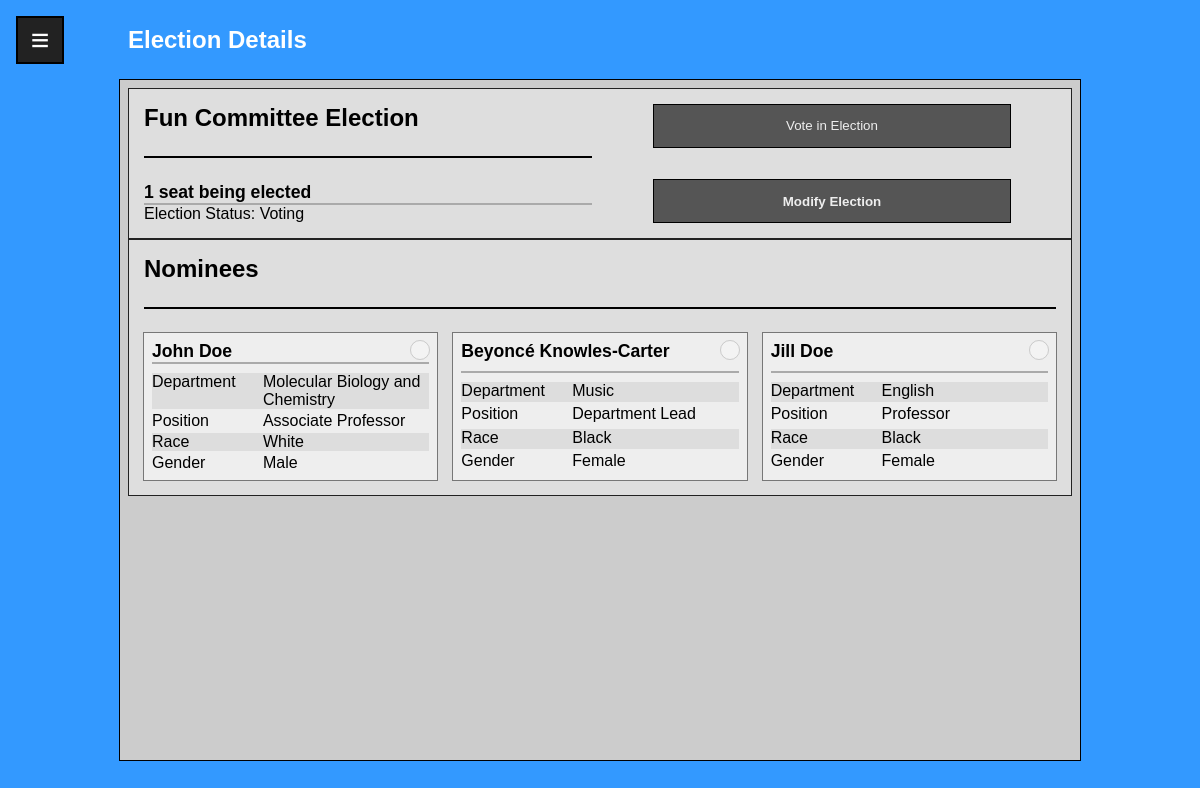
The app's page /election_details_admin.php?election=2 (signed in) with its own data.
### tables this page shows
CREATE TABLE IF NOT EXISTS `Committee` (
  `Committee_ID` INT NOT NULL AUTO_INCREMENT,
  `Name` VARCHAR(45) NOT NULL,
  `Description` VARCHAR(100) NOT NULL,
  PRIMARY KEY (`Committee_ID`));

CREATE TABLE IF NOT EXISTS `Election` (
  `Election_ID` INT NOT NULL AUTO_INCREMENT,
  `Committee_Committee_ID` INT NOT NULL,
  `Status` VARCHAR(45) NOT NULL,
  `Number_Seats` INT NOT NULL,
  PRIMARY KEY (`Election_ID`),
  INDEX `fk_Election_Committee1_idx` (`Committee_Committee_ID` ASC),
  CONSTRAINT `fk_Election_Committee1`
    FOREIGN KEY (`Committee_Committee_ID`)
    REFERENCES `Committee` (`Committee_ID`)
    ON DELETE NO ACTION
    ON UPDATE NO ACTION);

CREATE TABLE IF NOT EXISTS `Nomination` (
  `Election_Election_ID` INT NOT NULL,
  `Nominator_CNU_ID` INT NOT NULL,
  `Nominee_CNU_ID` INT NOT NULL,
  PRIMARY KEY (`Election_Election_ID`, `Nominator_CNU_ID`, `Nominee_CNU_ID`),
  INDEX `fk_Nomination_Election1_idx` (`Election_Election_ID` ASC),
  INDEX `fk_Nomination_User1_idx` (`Nominator_CNU_ID` ASC),
  INDEX `fk_Nomination_User2_idx` (`Nominee_CNU_ID` ASC),
  CONSTRAINT `fk_Nomination_Election1`
    FOREIGN KEY (`Election_Election_ID`)
    REFERENCES `Election` (`Election_ID`)
    ON DELETE NO ACTION
    ON UPDATE NO ACTION,
  CONSTRAINT `fk_Nomination_User1`
    FOREIGN KEY (`Nominator_CNU_ID`)
    REFERENCES `User` (`CNU_ID`)
    ON DELETE NO ACTION
    ON UPDATE NO ACTION,
  CONSTRAINT `fk_Nomination_User2`
    FOREIGN KEY (`Nominee_CNU_ID`)
    REFERENCES `User` (`CNU_ID`)
    ON DELETE NO ACTION
    ON UPDATE NO ACTION);

CREATE TABLE IF NOT EXISTS `User` (
  `CNU_ID` INT NOT NULL AUTO_INCREMENT,
  `Password` VARCHAR(24) NOT NULL,
  `Fname` VARCHAR(45) NOT NULL,
  `Lname` VARCHAR(45) NOT NULL,
  `Email` VARCHAR(72) NOT NULL,
  `Department` VARCHAR(45),
  `Position` VARCHAR(45),
  `Birthday` DATE NOT NULL,
  `Hiring_Year` YEAR(4) NOT NULL,
  `Gender` VARCHAR(45) NOT NULL,
  `Race` VARCHAR(45) NOT NULL,
  `Permissions` VARCHAR(45) NOT NULL DEFAULT 'User',
  `Photo` Blob,
  `Archival_Date` DATE DEFAULT NULL,
  PRIMARY KEY (`CNU_ID`));

### databaseconnect.php (called while the page is built, shortened)
<?php
$SRVR = "localhost:3308";
$USER = "root";
$PASS = "root";
$TABL = "mydb";
$conn = new mysqli($SRVR, $USER, $PASS, $TABL);
function query_user(int $user_id)
{
    global $conn;
    $user_sql = "SELECT * FROM `User` WHERE CNU_ID='$user_id'";
    $user = $conn->query($user_sql)->fetch_assoc();
    return $user;
}

### election_details_admin.php (the view, shortened to what this page needs)
<!DOCTYPE html>
<html lang="en" dir="ltr">
<head>
  <link rel="stylesheet" href="css/profile.css" type="text/css">
  <?php
      include 'databaseconnect.php';
      include 'election_functions.php';
      $entered_id = $_GET['election'];
      query_election($entered_id);
      $committee_sql = "SELECT * FROM `Committee` WHERE Committee_ID='$committee_id'";
      $committee = $conn->query($committee_sql)->fetch_assoc();
    ?>
</head>
<body>
<?php include 'hamburger_menu.php'; ?>
  <div class="wrapper">
    <header>
      <h2>Election Details</h2>
    </header>
    <div class="body">
      <div class="column">
        <span class='major heading'><?php echo $committee['Name']; ?> Election</span>
        <hr>
        <div class="block">
          <div class="heading sub"><?php echo $num_seats." seat".($num_seats==1?'':'s'); ?> being elected</div>
          <div> Election Status: <?php echo $status; ?></div>
        </div>
      </div>
      <div class="column">
        <?php
            switch ($status) {
              case 'Voting':
                echo "<form action='election_vote_user.php' method='get'><button name='election' value='$election_id'>Vote in Election</button></form>";
                echo "<form action='election_modify.php' method='get'><button name='election' value='$election_id'><b>Modify Election</b></button></form>";
                break;
            }
          ?>
      </div>
    </div>
    <div class="body">
      <div class="column">
        <span class="major heading">Nominees</span>
        <hr>
        <div class="tiles">
          <?php
            if ($status != "Complete") {
              print_nominees();
            } else {
              print_vote_results($conn, $election_id);
            }
          ?>
        </div>
      </div>
    </div>
  </div>
</body>
</html>

### election_functions.php (shortened to what this page needs)
<?php
function query_election(int $entered_id) {
    global $conn;
    global $election_id;
    global $committee_id;
    global $status;
    global $num_seats;
    $election_sql = "SELECT * FROM `Election` WHERE Election_ID=?";
    $election = $conn->prepare($election_sql);
    $election->bind_param('i', $entered_id);
    $election->execute();
    $election->bind_result($election_id, $committee_id, $status, $num_seats);
    return $num_seats;
}
function query_election_nominees(int $election_id) {
    global $conn;
    $noms_sql = "SELECT * FROM `Nomination` WHERE Election_Election_ID = $election_id";
    $noms = $conn->query($noms_sql);
}
function query_election_votes(int $election_id) {
    global $conn;
    $votes_sql = "SELECT * FROM `Vote` WHERE Election_Election_ID = '$election_id'";
    $votes = $conn->query($votes_sql);
    $previous = NULL;
    return $votes;
}
function print_nominees()
{
    global $election_id;
    global $status;
    global $noms;
    global $previous;
    query_election_nominees($election_id);
    if ($noms->num_rows < 1) {
        echo "<div class='center'>No nominations have been submitted for this election.</div>";
    } else {
        while ($row = $noms->fetch_assoc()) {
            $nominee_id = $row['Nominee_CNU_ID'];
            $user = query_user($nominee_id);
            $user_name = $user['Fname']." ".$user['Lname'];
            $user_info = array(
                        'Department'=>$user['Department'],
                        'Position'=>$user['Position'],
                        'Race'=>$user['Race'],
                        'Gender'=>$user['Gender']);
            $checked = $nominee_id == $previous;
            echo "<div class='tile".($checked?" voted":"")."'>";
            if ($status=='Voting') {
                echo "<input type='radio' disabled='disabled' ".($checked?'checked':'').">";
            }
            echo "<span class='heading sub'>$user_name</span>";
            echo "<div class='list ruled'>";
            foreach ($user_info as $label => $detail) {
                echo "<div>$label</div> <div>$detail</div>";
            }
            echo "</div></div>";
        }
    }
}
?>

### css/profile.css (style rules this page uses)
.body { outline-offset: -1px; padding: 1em; display: flex; flex-flow: row wrap; justify-content: space-around; gap: 1em; }
.body hr { grid-column: 1 / -1; border: 1px solid #000000; height: 0; width: 100%; }
.body .column { min-width: 300px; display: flex; flex-flow: column nowrap; justify-content: space-between; flex: 1; gap: 1em; }
.tiles { width: 100%; display: grid; grid-template-columns: repeat(auto-fit, minmax(250px, 1fr)); grid-auto-rows: minmax(min-content, 1fr); grid-gap: 1em; justify-content: center; }
.tiles .tile { position: relative; display: grid; grid-auto-columns: auto; flex-flow: column nowrap; padding: 0.5em; }
.tile input { padding: 0.5em; }
.tile input[type=radio]:disabled { position: absolute; right: 0.3em; top: 0.3em; width: 1.5em; height: 1.5em; cursor: not-allowed; }
.block .heading { grid-column: 1 / -1; }
.tile .heading { margin-bottom: 0.5em; }
.body form { position: relative; display: flex; height: inherit; align-content: center; justify-content: center; }
.body form button { width: 80%; padding: 1em; }
.list { height: 100%; display: grid; grid-row-gap: 0.2em; grid-template-columns: 2fr 3fr; align-items: center; }
.list div { height: 100%; }
.ruled div:nth-child(4n+1), .ruled div:nth-child(4n-2) { background-color: #DDDDDD; }
.body { outline: 1px solid #222222; background-color: #DEDEDE; }
.tile { outline: 1px solid #777777; background-color: #EEEEEE; }
.heading.sub { border-bottom: 2px solid #AAAAAA; }

### css/common.css (style rules this page uses)
* { box-sizing: border-box; }
body { margin: 0; padding: 0; height: 100vh; display: flex; flex-flow: column nowrap; position: relative; font-family: Arial, Helvetica, sans-serif; background-color: #3399FF; }
.wrapper { width: 80%; height: 85vh; position: absolute; top: 10%; right: 10%; left: 10%; display: flex; flex-flow: column nowrap; overflow: scroll; padding: 0.5em; outline: 1px solid #000000; }
header { width: auto; height: 10%; color: #FFFFFF; position: fixed; top: 0; display: flex; align-items: center; border-bottom: 1px solid black; z-index: 999; }
header * { padding: 0; margin: 0; }
.heading { font-weight: bold; padding: 0; }
.heading.sub { font-size: 1.1em; }
.heading.major { font-size: 1.5em; }
.wrapper { background-color: #CCCCCC; }
.wrapper button, .wrapper input[type=submit] { cursor: pointer; color: #EEEEEE; background-color: #555555; border: 1px solid #000000; }

### records on screen
committee: Name "Fun Committee"
election: Number_Seats "1", Status "Voting"
nomination: Nominee_CNU_ID.Lname "John Doe", label "Department", Nominee_CNU_ID.Department "Molecular Biology and Chemistry", label "Position", Nominee_CNU_ID.Position "Associate Professor", label "Race", Nominee_CNU_ID.Race "White", label "Gender", Nominee_CNU_ID.Gender "Male"
nomination: Nominee_CNU_ID.Lname "Beyoncé Knowles-Carter", label "Department", Nominee_CNU_ID.Department "Music", label "Position", Nominee_CNU_ID.Position "Department Lead", label "Race", Nominee_CNU_ID.Race "Black", label "Gender", Nominee_CNU_ID.Gender "Female"
nomination: Nominee_CNU_ID.Lname "Jill Doe", label "Department", Nominee_CNU_ID.Department "English", label "Position", Nominee_CNU_ID.Position "Professor", label "Race", Nominee_CNU_ID.Race "Black", label "Gender", Nominee_CNU_ID.Gender "Female"
